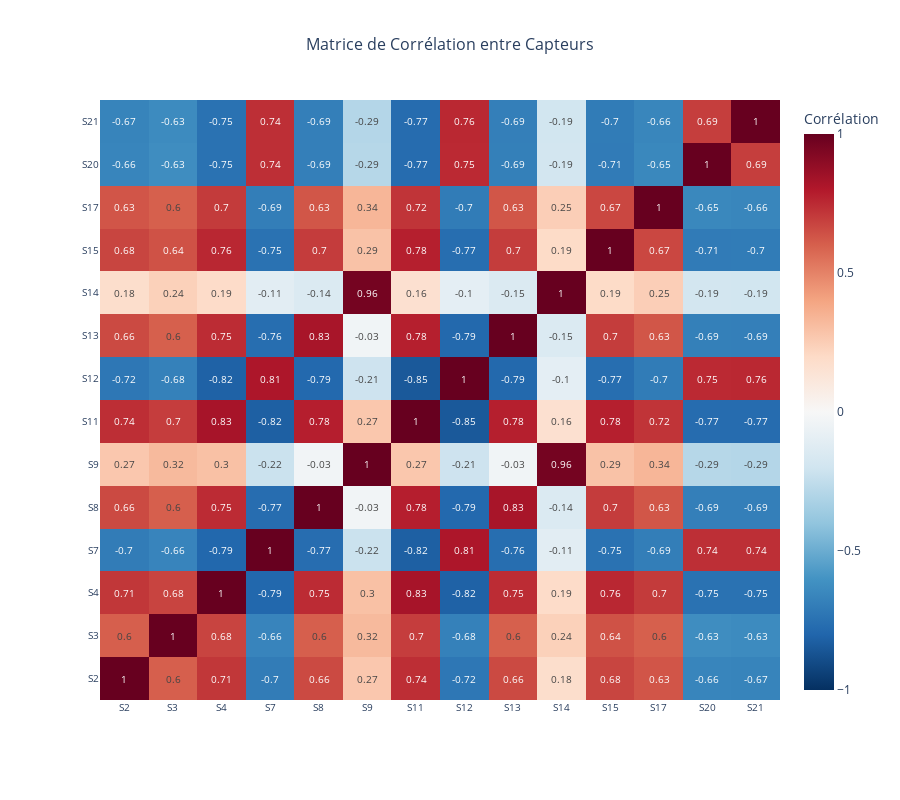

Notebook cell for this chart:
### Markdown cell above
### 3.2 Matrice de corrélation entre capteurs (heatmap)

### Code cell
# 3.2 Heatmap avec labels de corrélation
correlation_matrix = data_train[sensor_columns].corr()

fig_heatmap_labeled = go.Figure(data=go.Heatmap(
    z=correlation_matrix.values,
    x=sensor_columns,
    y=sensor_columns,
    colorscale='RdBu_r',
    zmin=-1, zmax=1,
    colorbar=dict(title="Corrélation"),
    text=correlation_matrix.round(2).values,
    texttemplate="%{text}",
    textfont={"size":10}
))

fig_heatmap_labeled.update_layout(
    title='Matrice de Corrélation entre Capteurs',
    title_font_size=16,
    title_x=0.5,
    width=900,
    height=800,
    template='plotly_white',
    xaxis=dict(title_font_size=12, tickfont_size=10),
    yaxis=dict(title_font_size=12, tickfont_size=10),
    margin=dict(l=100, r=100, t=100, b=100)
)
fig_heatmap_labeled.show()

### Figure 1 — Plotly figure (JSON) as saved in the notebook; plotly's stock layout.template omitted (floating-point values rounded to 4 significant figures; data arrays with more than 128 entries replaced by an {"elided": "..."} marker saying what was removed)
{"data": [{"colorbar": {"title": {"text": "Corrélation"}}, "colorscale": [[0, "rgb(5,48,97)"], [0.1, "rgb(33,102,172)"], [0.2, "rgb(67,147,195)"], [0.3, "rgb(146,197,222)"], [0.4, "rgb(209,229,240)"], [0.5, "rgb(247,247,247)"], [0.6, "rgb(253,219,199)"], [0.7, "rgb(244,165,130)"], [0.8, "rgb(214,96,77)"], [0.9, "rgb(178,24,43)"], [1, "rgb(103,0,31)"]], "text": {"elided": "14x14 float values"}, "textfont": {"size": 10}, "texttemplate": "%{text}", "type": "heatmap", "x": ["S2", "S3", "S4", "S7", "S8", "S9", "S11", "S12", "S13", "S14", "S15", "S17", "S20", "S21"], "y": ["S2", "S3", "S4", "S7", "S8", "S9", "S11", "S12", "S13", "S14", "S15", "S17", "S20", "S21"], "z": {"elided": "14x14 float values"}, "zmax": 1, "zmin": -1}], "layout": {"height": 800, "margin": {"b": 100, "l": 100, "r": 100, "t": 100}, "title": {"font": {"size": 16}, "text": "Matrice de Corrélation entre Capteurs", "x": 0.5}, "width": 900, "xaxis": {"tickfont": {"size": 10}, "title": {"font": {"size": 12}}}, "yaxis": {"tickfont": {"size": 10}, "title": {"font": {"size": 12}}}}}
